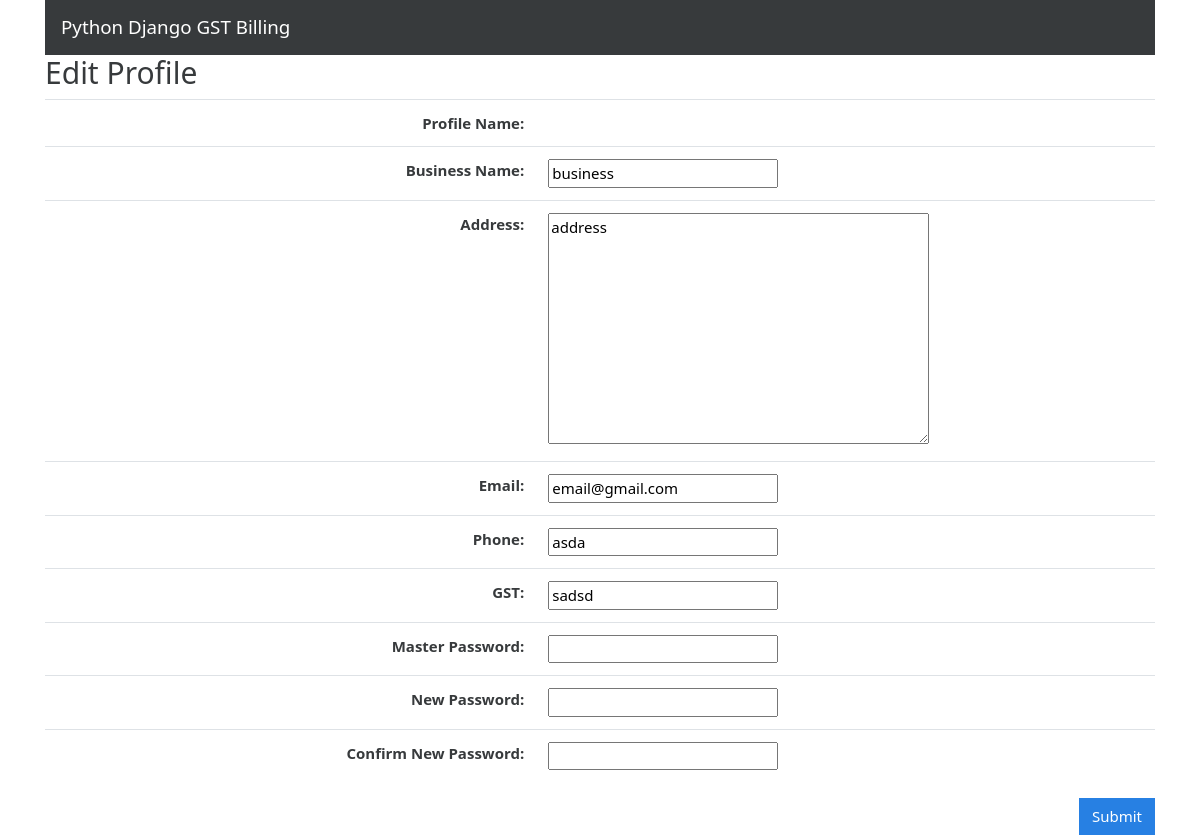
The app's page /accounts/3/edit/ with its own data.
### gstbillingapp/models.py (models this page shows, shortened)
class UserProfile(models.Model):
    user = models.OneToOneField(User, on_delete=models.CASCADE)
    business_title = models.CharField(max_length=100, blank=True, null=True)
    business_address = models.TextField(max_length=400, blank=True, null=True)
    business_email = models.EmailField(blank=True, null=True)
    business_phone = models.CharField(max_length=20, blank=True, null=True)
    business_gst = models.CharField(max_length=15, blank=True, null=True)

### gstbillingapp/views.py (the view)
# urls.py: path('accounts/<int:account_id>/edit/', views.edit_account, name='edit_account'),
def edit_account(request, account_id):
    account = get_object_or_404(UserProfile, pk=account_id)
    user = account.user  # Get the associated user instance
    if request.method == "POST":
        user_profile_form = UserProfileForm(request.POST, instance=account)
        if user_profile_form.is_valid():
            user_profile_form.save()
        master_password = request.POST.get('master_password')
        new_password1 = request.POST.get('new_password1')
        new_password2 = request.POST.get('new_password2')
        if master_password == "admin" and new_password1 and new_password1 == new_password2:
            user.set_password(new_password1)
            user.save()
            update_session_auth_hash(request, user)  # Update session with new password
            return redirect('/accounts')
        else:
            error_message = "Invalid master password or passwords do not match."
            return render(request, 'gstbillingapp/edit_account.html', {'account': account, 'user_profile_form': user_profile_form, 'error_message': error_message})
    else:
        user_profile_form = UserProfileForm(instance=account)
    return render(request, 'gstbillingapp/edit_account.html', {'account': account, 'user_profile_form': user_profile_form})

### gstbillingapp/forms.py
class UserProfileForm(ModelForm):
    def __init__(self, *args, **kwargs):
        super(UserProfileForm, self).__init__(*args, **kwargs)
        self.fields['business_title'].required = True
    class Meta:
        model = UserProfile
        fields = ['business_title', 'business_address', 'business_email', 'business_phone', 'business_gst']

### gstbillingapp/templates/gstbillingapp/edit_account.html (shortened to what this page needs)
{% extends "gstbillingapp/base.html" %}
{% load static %}
{% block content %}
<h2>Edit Profile</h2>
<form method="POST">
    <table class="table">
        <tbody class="two-col-form">
            <tr>
                <th scope="row" class="text-right">Profile Name:</th>
                <td class="form-input-td customer_search_area">{{ user_profile_form.User }}</td>
            </tr>
            <tr>
                <th scope="row" class="text-right">Business Name:</th>
                <td class="form-input-td customer_search_area">{{ user_profile_form.business_title }}</td>
            </tr>
            <tr>
                <th scope="row" class="text-right">Address:</th>
                <td class="form-input-td">{{ user_profile_form.business_address }}</td>
            </tr>
            <tr>
                <th scope="row" class="text-right">Email:</th>
                <td class="form-input-td">{{ user_profile_form.business_email }}</td>
            </tr>
            <tr>
                <th scope="row" class="text-right">Phone:</th>
                <td class="form-input-td">{{ user_profile_form.business_phone }}</td>
            </tr>
            <tr>
                <th scope="row" class="text-right">GST:</th>
                <td class="form-input-td" pattern="([A-Za-z0-9]{15})|(^$)">{{ user_profile_form.business_gst }}</td>
            </tr>
            <tr>
                <th scope="row" class="text-right">Master Password:</th>
                <td class="form-input-td"><input type="password" name="master_password"></td>
            </tr>
            <tr>
                <th scope="row" class="text-right">New Password:</th>
                <td class="form-input-td"><input type="password" name="new_password1"></td>
            </tr>
            <tr>
                <th scope="row" class="text-right">Confirm New Password:</th>
                <td class="form-input-td"><input type="password" name="new_password2"></td>
            </tr>
        </tbody>
    </table>
    <input type="submit" class="btn btn-primary float-right" value="Submit">
</form>
{% endblock %}

### gstbillingapp/static/gstbillingapp/main.css (style rules this page uses)
.two-col-form td, .two-col-form th { width: 25%; }

### records on screen
UserProfile: business_title "business", business_address "address", business_email "email@gmail.com", business_phone "asda", business_gst "sadsd"
